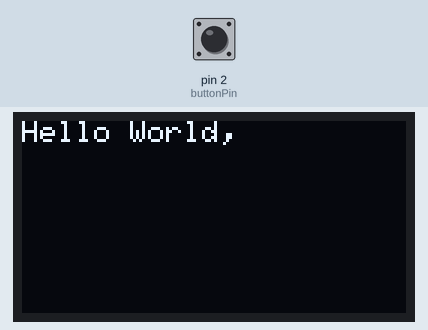
Simulated run of this sketch. Board: Arduino Uno, built with avr-gcc and run on an emulated ATmega328P. Shown: 128×64 one-colour display. The test bench sets the inputs (shaded band); at power-on: pin 2 (buttonPin) LOW. The display library's start-up logo is not drawn; random numbers use the default seed unless the sketch sets one.

Above: at 5.2 s.
5.3 s: pin 2 (buttonPin) pulled HIGH for 3.2 s
At 6.0 s:
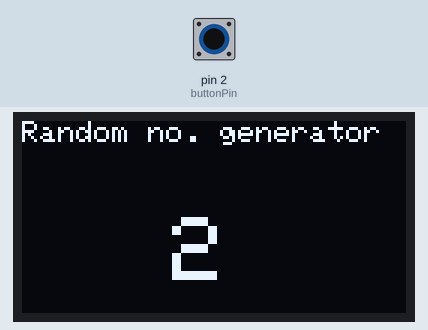
10.0 s: pin 2 (buttonPin) pulled HIGH for 0.15 s
At 10.8 s:
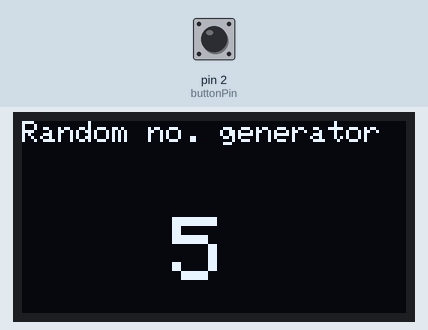
Timing chart, 0 to 13.0 s (numbered marks = the images above; inputs shaded):
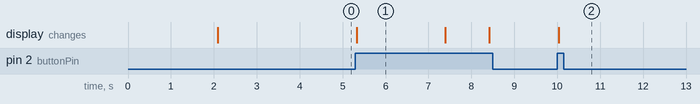

Measured:
- after the input at 5.3 s, the display: changes at once (image 1)
- after the input at 10.0 s, the display: changes at once (image 2)
- what the display in image 1 shows lasts 2.1 s, from 5.3 s to 7.4 s

The sketch:

randomssd1306.ino
```cpp
#include <SPI.h>
#include <Wire.h>
#include <Adafruit_GFX.h>
#include <Adafruit_SSD1306.h>

#define SCREEN_WIDTH 128 // OLED display width, in pixels
#define SCREEN_HEIGHT 64 // OLED display height, in pixels

#define OLED_RESET 4 // Reset pin # (or -1 if sharing Arduino reset pin)
Adafruit_SSD1306 display(SCREEN_WIDTH, SCREEN_HEIGHT, &Wire, OLED_RESET);

int buttonPin = 2 ;
int buttonState = 0 ;

void setup() {
  Serial.begin(9600);
  // SSD1306_SWITCHCAPVCC = generate display voltage from 3.3V internally
  if(!display.begin(SSD1306_SWITCHCAPVCC, 0x3C)) { // Address 0x3C for 128x32
    Serial.println(F("SSD1306 allocation failed"));
    for(;;); // Don't proceed, loop forever
  }

  // Show initial display buffer contents on the screen --
  // the library initializes this with an Adafruit splash screen.
  display.display();
  delay(2000); // Pause for 2 seconds

  // Clear the buffer
  display.clearDisplay();
  display.setTextSize(1);
  display.setTextColor(WHITE);
  display.setCursor(0,0);
  display.println(F("Hello World, "));
  display.display();
    display.clearDisplay();
  delay(2000);
  pinMode(buttonPin,INPUT);
  }

void loop () {
  buttonState = digitalRead(buttonPin);
  display.setTextSize(1);
  display.setCursor(0,0);
  display.println(F("Random no. generator "));
  display.setCursor(50,32);
  display.setTextSize(3);
   if(buttonState == HIGH){
  display.println(random(1,7));
  display.display();
  delay(1000);
  display.clearDisplay();}
}
```
